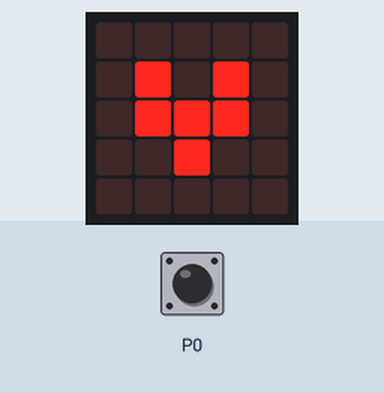
This program was run on a simulated BBC micro:bit (MakeCode). Parts: the board's 5×5 LED display. Inputs (shaded band) come from the test bench. Random numbers come from a fixed seed.

Above: at 0.61 s.
1.3 s: touch pin P0 pressed for 1.05 s
At 2.7 s:
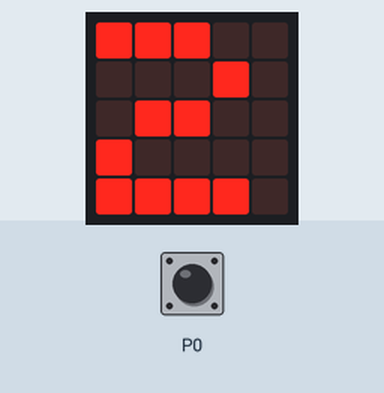
3.8 s: touch pin P0 pressed for 3.2 s
At 5.5 s:
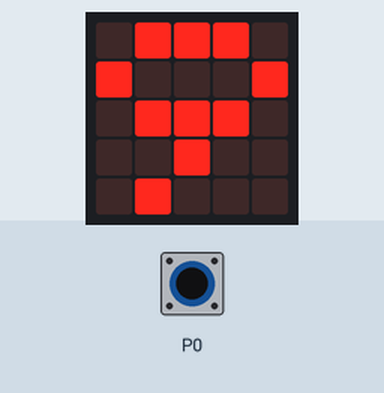
8.5 s: touch pin P0 pressed for 1.05 s
At 9.6 s:
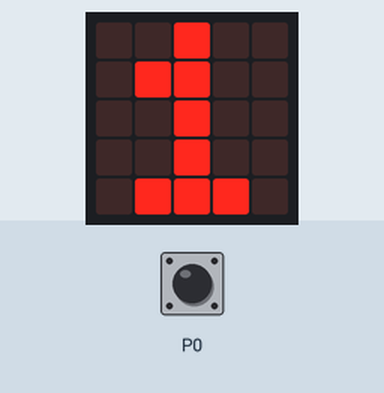
Timing chart, 0 to 11.5 s (numbered marks = the images above; inputs shaded):
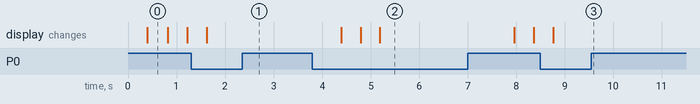

Measured:
- what the display in image 0 shows lasts 0.4 s, from 0.4 s to 0.8 s

The program:

main.ts
```typescript
basic.forever(function () {
    basic.showLeds(`
        . # . # .
        # # # # #
        # # # # #
        . # # # .
        . . # . .
        `)
    basic.showLeds(`
        . . . . .
        . # . # .
        . # # # .
        . . # . .
        . . . . .
        `)
    if (input.pinIsPressed(TouchPin.P0)) {
        basic.showNumber(randint(0, 9))
        basic.pause(2000)
    }
})
```

test.ts
```typescript
// 在此处测试；当此软件包作为插件使用时，将不会编译此软件包。
```
